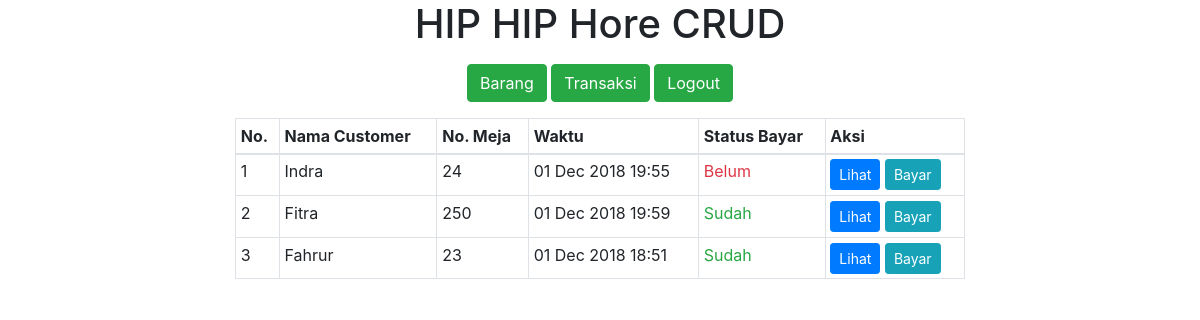
The app's page /admin/transaksi.php (signed in) with its own data.
### tables this page shows
CREATE TABLE `transaksi` (
  `id_pesan` int(5) NOT NULL,
  `wkt_pesan` datetime NOT NULL,
  `cust_id` int(4) NOT NULL,
  `no_meja` int(2) NOT NULL,
  `sudah_bayar` char(1) NOT NULL
);

CREATE TABLE `cust` (
  `id_cust` int(11) NOT NULL,
  `nm_cust` varchar(40) NOT NULL
);

### koneksi/koneksi.php (called while the page is built, shortened)
<?php
class Database {
	private $host = "localhost";
	private $user = "root";
	private $pass = "fay";
	private $dbname = "hore";
	function __construct() {
		$this->con = new Mysqli($this->host, $this->user, $this->pass, $this->dbname);
	}
}
function tanggal($format, $tanggal){
	return date($format, strtotime($tanggal));
}
include_once 'transaksi.class.php';

### koneksi/transaksi.class.php (called while the page is built, shortened)
<?php
class Transaksi extends Database {
	function tampil(){
		$q = $this->con->query("
			SELECT * FROM transaksi
			JOIN cust ON cust_id = id_cust
			ORDER BY sudah_bayar ASC, wkt_pesan DESC
		");
		$res = [];
		if ($q->num_rows > 0) {
			while($r = $q->fetch_object()){
				$res[] = $r;
			}
		}
		return $res;
	}
}

### admin/transaksi.php (the view, shortened to what this page needs)
<?php
include '../koneksi/koneksi.php';
$trans = new Transaksi();
?><!doctype html>
<html lang="en">
<head>
   <link rel="stylesheet" type="text/css" href="css/bootstrap.min.css">
</head>
<body>
   <div class="container">
      <h1 class="text-center mb-3"> HIP HIP Hore CRUD</h1>
      <div class="row justify-content-center">
         <div class="col-md-12 mb-3 justify-content-center text-center">
            <a href="index.php" class="btn btn-success d-print-none">Barang</a>
            <a href="transaksi.php" class="btn btn-success d-print-none">Transaksi</a>
            <a href="logout.php" class="btn btn-success d-print-none">Logout</a>
         </div>
         <div class="col-md-8">
            <table class="table table-sm table-bordered">
               <thead>
                  <tr>
                     <th>No.</th>
                     <th>Nama Customer</th>
                     <th>No. Meja</th>
                     <th>Waktu</th>
                     <th>Status Bayar</th>
                     <th>Aksi</th>
                  </tr>
               </thead>
               <tbody>
                  <?php foreach ($trans->tampil() as $i => $row): ?>
                     <tr>
                        <td><?php echo ++$i ?></td>
                        <td><?php echo $row->nm_cust ?></td>
                        <td><?php echo $row->no_meja ?></td>
                        <td><?php echo tanggal('d M Y H:i', $row->wkt_pesan) ?></td>
                        <td><?php echo $row->sudah_bayar == '0' ? '<p class="text-danger mb-0">Belum</p>' : '<p class="text-success mb-0">Sudah</p>' ?></td>
                        <td>
                           <a href="transaksi_detail.php?id=<?php echo $row->id_pesan ?>" class="btn btn-sm btn-primary">Lihat</a>
                           <a href="transaksi.php?aksi=bayar&id=<?php echo $row->id_pesan ?>" class="btn btn-sm btn-info" onclick="return confirm('Apakah anda yakin?')">Bayar</a>
                        </td>
                     </tr>
                  <?php endforeach ?>
               </tbody>
            </table>
         </div>
      </div>
   </div>
</body>
</html>

### records on screen
transaksi: cust.nm_cust "Indra", no_meja "24", wkt_pesan "01 Dec 2018 19:55", sudah_bayar "Belum"
transaksi: cust.nm_cust "Fitra", no_meja "250", wkt_pesan "01 Dec 2018 19:59", sudah_bayar "Sudah"
transaksi: cust.nm_cust "Fahrur", no_meja "23", wkt_pesan "01 Dec 2018 18:51", sudah_bayar "Sudah"
